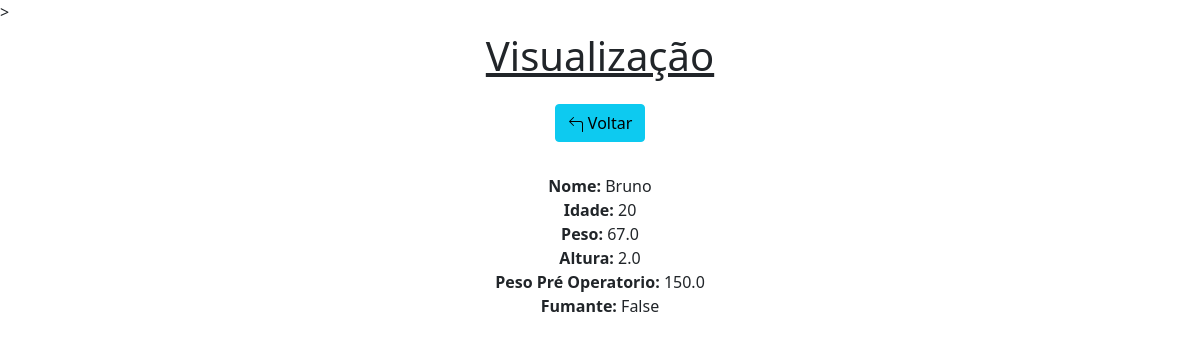
The app's page /view/13/ with its own data.
### app/models.py (models this page shows)
class Pacientes(models.Model):
    nome = models.CharField(max_length=150)
    idade = models.IntegerField()
    peso = models.FloatField(max_length=30)
    altura = models.FloatField(max_length=30, default=0)
    pesoPreOperatorio = models.FloatField(max_length=30, default=0)
    fumo = models.BooleanField(default=False)

### app/views.py (the view)
# urls.py: path('view/<int:pk>/', view, name='view'),
def view(request, pk):
    data = {}
    data['db'] = Pacientes.objects.get(pk=pk)
    return render(request, 'view.html', data)

### app/templates/view.html (shortened to what this page needs)
<!DOCTYPE>
<html lang="pt-br">
<head>
    <link href="https://cdn.jsdelivr.net/npm/bootstrap@5.0.2/dist/css/bootstrap.min.css" rel="stylesheet">>
</head>
<body>
    <div class="col-8 m-auto pt-2 pb-2 text-center">
        <h1><inS>Visualização</inS></h1>
    </div>
    <div class="col-8 m-auto pt-2 pb-2 text-center">
        <a href="/" class="btn btn-info">
        Voltar
        </a>
    </div>
    <div class="col-8 m-auto pt-4 pb-2 text-center">
        <strong>Nome: </strong>{{db.nome}}<br>
        <strong>Idade: </strong>{{db.idade}}<br>
        <strong>Peso: </strong>{{db.peso}}<br>
        <strong>Altura: </strong>{{db.altura}}<br>
        <strong>Peso Pré Operatorio: </strong>{{db.pesoPreOperatorio}}<br>
        <strong>Fumante: </strong>{{db.fumo}}<br>
    </div>
</body>
</html>

### records on screen
Pacientes: nome "Bruno", idade "20", peso "67.0", altura "2.0", pesoPreOperatorio "150.0", fumo "False"
